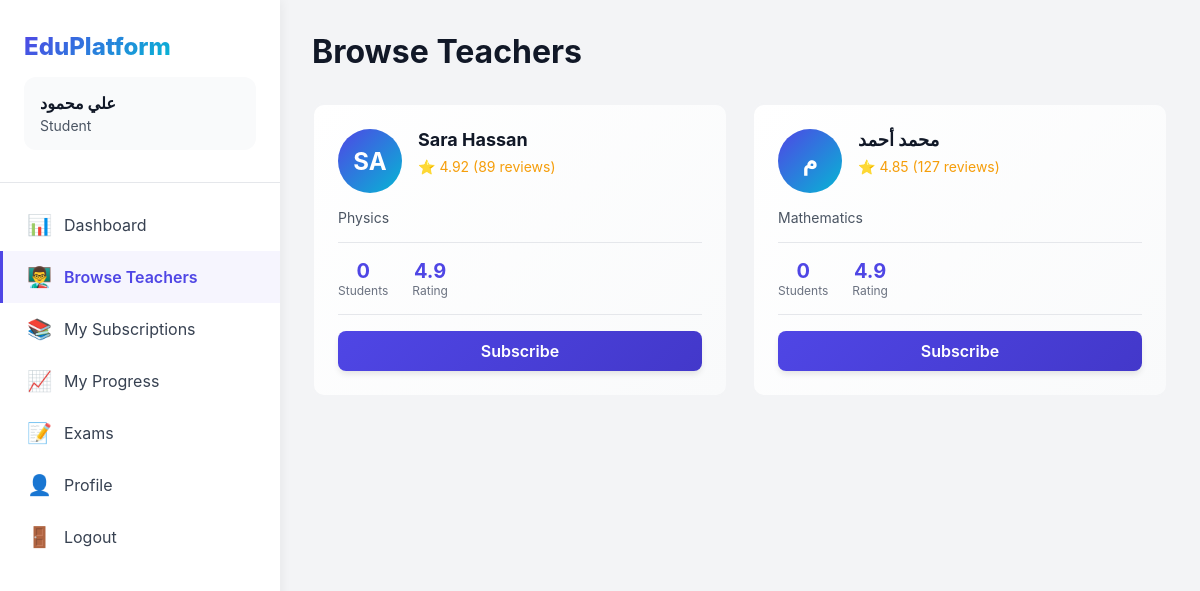
Screenshot of /student.php?tab=teachers (signed in) with the database file from the repository.
### tables this page shows
CREATE TABLE IF NOT EXISTS `users` (
  `id` INT UNSIGNED AUTO_INCREMENT PRIMARY KEY,
  `role` ENUM('admin', 'teacher', 'student', 'support') NOT NULL DEFAULT 'student',
  `name` VARCHAR(255) NOT NULL,
  `email` VARCHAR(255) UNIQUE,
  `phone` VARCHAR(20) UNIQUE,
  `password_hash` VARCHAR(255) NOT NULL,
  `lang` ENUM('en', 'ar') DEFAULT 'en',
  `year_id` INT UNSIGNED DEFAULT NULL COMMENT 'Academic year for students',
  `stream` ENUM('scientific', 'literary') DEFAULT NULL COMMENT 'Student stream',
  `status` ENUM('active', 'suspended', 'banned') DEFAULT 'active',
  `email_verified` BOOLEAN DEFAULT FALSE,
  `phone_verified` BOOLEAN DEFAULT FALSE,
  `last_login` DATETIME DEFAULT NULL,
  `created_at` DATETIME DEFAULT CURRENT_TIMESTAMP,
  `updated_at` DATETIME DEFAULT CURRENT_TIMESTAMP ON UPDATE CURRENT_TIMESTAMP,
  INDEX `idx_role` (`role`),
  INDEX `idx_status` (`status`),
  INDEX `idx_email` (`email`)
);

### helpers.php (called while the page is built, shortened)
<?php
require_once __DIR__ . '/db.php';
function isLoggedIn() {
    return isset($_SESSION['user_id']) && isset($_SESSION['user_role']);
}
function getCurrentUserId() {
    return $_SESSION['user_id'] ?? null;
}
function getCurrentUser() {
    static $user = null;
    if ($user === null) {
        $user = db()->fetchOne(
            "SELECT id, role, name, email, phone, lang, year_id, stream, status, created_at
             FROM users WHERE id = ?",
            [getCurrentUserId()]
        );
    }
    return $user;
}
function getCurrentLang() {
    return 'en';
}
function t($key, $lang = null) {
    $lang = $lang ?? getCurrentLang();
    $translations = getTranslations();
    if (isset($translations[$key][$lang])) {
        return $translations[$key][$lang];
    }
    return $key;
}
function isRtl() {
    return getCurrentLang() === 'ar';
}
function e($string) {
    return htmlspecialchars($string ?? '', ENT_QUOTES, 'UTF-8');
}

### db.php (called while the page is built, shortened)
<?php
class Database {
    private static $instance = null;
    private $pdo;
    private function __construct() {
        try {
            $dsn = "mysql:host=" . DB_HOST . ";dbname=" . DB_NAME . ";charset=" . DB_CHARSET;
            $options = [
                PDO::ATTR_ERRMODE => PDO::ERRMODE_EXCEPTION,
                PDO::ATTR_DEFAULT_FETCH_MODE => PDO::FETCH_ASSOC,
                PDO::ATTR_EMULATE_PREPARES => false,
                PDO::MYSQL_ATTR_INIT_COMMAND => "SET NAMES " . DB_CHARSET
            ];
            $this->pdo = new PDO($dsn, DB_USER, DB_PASS, $options);
        } catch (PDOException $e) {
            error_log("Database connection failed: " . $e->getMessage());
            die("Database connection error. Please contact support.");
        }
    }
    public static function getInstance() {
        if (self::$instance === null) {
            self::$instance = new self();
        }
        return self::$instance;
    }
    public function query($sql, $params = []) {
        try {
            $stmt = $this->pdo->prepare($sql);
            $stmt->execute($params);
            return $stmt;
        } catch (PDOException $e) {
            $this->logError($sql, $params, $e);
            throw $e;
        }
    }
    public function fetchOne($sql, $params = []) {
        $stmt = $this->query($sql, $params);
        return $stmt->fetch();
    }
    public function fetchAll($sql, $params = []) {
        $stmt = $this->query($sql, $params);
        return $stmt->fetchAll();
    }
}
function db() {
    return Database::getInstance();
}

### student.php (the view, shortened to what this page needs)
<?php
require_once __DIR__ . '/db.php';
require_once __DIR__ . '/helpers.php';
$user = getCurrentUser();
$currentLang = getCurrentLang();
$isRtl = isRtl();
$tab = $_GET['tab'] ?? 'dashboard';
$stats = [
    'subscriptions' => db()->fetchOne("SELECT COUNT(*) as count FROM subscriptions WHERE student_id = ? AND status = 'active'", [$user['id']])['count'],
    'completed_lessons' => db()->fetchOne("SELECT COUNT(*) as count FROM lesson_progress WHERE student_id = ? AND completed = 1", [$user['id']])['count'],
    'exams_taken' => db()->fetchOne("SELECT COUNT(*) as count FROM exam_attempts WHERE student_id = ? AND status = 'submitted'", [$user['id']])['count'],
];
$teachers = db()->fetchAll(
    "SELECT u.id, u.name, tp.bio_en, tp.bio_ar, tp.rating, tp.rating_count, tp.total_students,
            GROUP_CONCAT(DISTINCT s.name_en SEPARATOR ', ') as subjects_en,
            GROUP_CONCAT(DISTINCT s.name_ar SEPARATOR '، ') as subjects_ar,
            (SELECT COUNT(*) FROM subscriptions sub WHERE sub.student_id = ? AND sub.teacher_id = u.id AND sub.status = 'active') as is_subscribed
     FROM users u
     INNER JOIN teacher_profiles tp ON u.id = tp.user_id
     LEFT JOIN teacher_subjects ts ON u.id = ts.teacher_id
     LEFT JOIN subjects s ON ts.subject_id = s.id
     WHERE u.role = 'teacher' AND u.status = 'active' AND tp.approved = 'approved'
     GROUP BY u.id
     ORDER BY tp.rating DESC",
    [$user['id']]
);
$recentLessons = db()->fetchAll(
    "SELECT l.id, l.title_en, l.title_ar, l.video_provider, u.name as teacher_name,
            lp.completed, lp.watched_duration, lp.last_position, lp.updated_at
     FROM lesson_progress lp
     INNER JOIN lessons l ON lp.lesson_id = l.id
     INNER JOIN users u ON l.teacher_id = u.id
     WHERE lp.student_id = ?
     ORDER BY lp.updated_at DESC
     LIMIT 5",
    [$user['id']]
);
?>
<!DOCTYPE html>
<html lang="<?= $currentLang ?>" dir="<?= $isRtl ? 'rtl' : 'ltr' ?>">
<head>
</head>
<body>
    <div class="dashboard">
        <aside class="sidebar">
            <div class="sidebar-header">
                <a href="/student.php" class="sidebar-brand"><?= e(t('app_name')) ?></a>
                <div class="sidebar-user">
                    <div class="sidebar-user-name"><?= e($user['name']) ?></div>
                    <div class="sidebar-user-role"><?= t('student') ?></div>
                </div>
            </div>
            <nav class="sidebar-nav">
                <a href="?tab=dashboard" class="sidebar-nav-item <?= $tab === 'dashboard' ? 'active' : '' ?>">
                    <span class="sidebar-nav-icon">📊</span>
                    <?= t('dashboard') ?>
                </a>
                <a href="?tab=teachers" class="sidebar-nav-item <?= $tab === 'teachers' ? 'active' : '' ?>">
                    <span class="sidebar-nav-icon">👨‍🏫</span>
                    <?= t('browse_teachers') ?>
                </a>
                <a href="?tab=subscriptions" class="sidebar-nav-item <?= $tab === 'subscriptions' ? 'active' : '' ?>">
                    <span class="sidebar-nav-icon">📚</span>
                    <?= t('my_subscriptions') ?>
                </a>
                <a href="?tab=progress" class="sidebar-nav-item <?= $tab === 'progress' ? 'active' : '' ?>">
                    <span class="sidebar-nav-icon">📈</span>
                    <?= t('my_progress') ?>
                </a>
                <a href="?tab=exams" class="sidebar-nav-item <?= $tab === 'exams' ? 'active' : '' ?>">
                    <span class="sidebar-nav-icon">📝</span>
                    <?= t('exams') ?>
                </a>
                <a href="?tab=profile" class="sidebar-nav-item <?= $tab === 'profile' ? 'active' : '' ?>">
                    <span class="sidebar-nav-icon">👤</span>
                    <?= t('profile') ?>
                </a>
                <a href="/auth.php?action=logout" class="sidebar-nav-item">
                    <span class="sidebar-nav-icon">🚪</span>
                    <?= t('logout') ?>
                </a>
            </nav>
        </aside>
        <main class="main-content">
            <?php if ($tab === 'dashboard'): ?>
            <div class="header">
                <h1 class="header-title"><?= $currentLang === 'ar' ? 'مرحباً، ' : 'Welcome, ' ?><?= e($user['name']) ?></h1>
                <div class="header-actions">
                    <a href="?lang=<?= $currentLang === 'en' ? 'ar' : 'en' ?>" class="btn btn-outline">
                        <?= $currentLang === 'en' ? 'العربية' : 'English' ?>
                    </a>
                </div>
            </div>
            <div class="stats-grid">
                <div class="stat-card">
                    <div class="stat-card-header">
                        <div class="stat-card-icon" style="background: rgba(79, 70, 229, 0.1); color: var(--primary);">📚</div>
                    </div>
                    <div class="stat-card-value"><?= $stats['subscriptions'] ?></div>
                    <div class="stat-card-label"><?= $currentLang === 'ar' ? 'اشتراكات نشطة' : 'Active Subscriptions' ?></div>
                </div>
                <div class="stat-card">
                    <div class="stat-card-header">
                        <div class="stat-card-icon" style="background: rgba(16, 185, 129, 0.1); color: var(--success);">✅</div>
                    </div>
                    <div class="stat-card-value"><?= $stats['completed_lessons'] ?></div>
                    <div class="stat-card-label"><?= $currentLang === 'ar' ? 'دروس مكتملة' : 'Completed Lessons' ?></div>
                </div>
                <div class="stat-card">
                    <div class="stat-card-header">
                        <div class="stat-card-icon" style="background: rgba(245, 158, 11, 0.1); color: var(--warning);">📝</div>
                    </div>
                    <div class="stat-card-value"><?= $stats['exams_taken'] ?></div>
                    <div class="stat-card-label"><?= $currentLang === 'ar' ? 'امتحانات مكتملة' : 'Exams Taken' ?></div>
                </div>
            </div>
            <div class="card">
                <div class="card-header">
                    <h2 class="card-title"><?= $currentLang === 'ar' ? 'آخر الدروس' : 'Recent Lessons' ?></h2>
                    <a href="?tab=progress" class="btn btn-outline"><?= $currentLang === 'ar' ? 'عرض الكل' : 'View All' ?></a>
                </div>
                <div class="card-body">
                    <?php if (empty($recentLessons)): ?>
                    <div class="empty-state">
                        <div class="empty-state-icon">📚</div>
                        <div class="empty-state-title"><?= $currentLang === 'ar' ? 'لم تبدأ أي دروس بعد' : 'No lessons started yet' ?></div>
                        <p><?= $currentLang === 'ar' ? 'اشترك في معلم لبدء التعلم' : 'Subscribe to a teacher to start learning' ?></p>
                        <a href="?tab=teachers" class="btn btn-primary" style="margin-top: 1rem;"><?= t('browse_teachers') ?></a>
                    </div>
                    <?php else: ?>
                    <div class="grid">
                        <?php foreach ($recentLessons as $lesson): ?>
                        <div style="padding: 1rem; background: var(--gray-50); border-radius: 0.5rem; display: flex; justify-content: space-between; align-items: center;">
                            <div>
                                <h4 style="color: var(--gray-900); margin-bottom: 0.25rem;"><?= e($currentLang === 'ar' ? $lesson['title_ar'] : $lesson['title_en']) ?></h4>
                                <p style="font-size: 0.875rem; color: var(--gray-600);"><?= e($lesson['teacher_name']) ?> • <?= timeAgo($lesson['updated_at']) ?></p>
                            </div>
                            <?php if ($lesson['completed']): ?>
                            <span class="badge badge-success">✓ <?= $currentLang === 'ar' ? 'مكتمل' : 'Completed' ?></span>
                            <?php else: ?>
                            <a href="/lesson.php?id=<?= $lesson['id'] ?>" class="btn btn-primary"><?= $currentLang === 'ar' ? 'متابعة' : 'Continue' ?></a>
                            <?php endif; ?>
                        </div>
                        <?php endforeach; ?>
                    </div>
                    <?php endif; ?>
                </div>
            </div>
            <?php elseif ($tab === 'teachers'): ?>
            <div class="header">
                <h1 class="header-title"><?= t('browse_teachers') ?></h1>
            </div>
            <div class="grid grid-2">
                <?php foreach ($teachers as $teacher): ?>
                <div class="teacher-card">
                    <div class="teacher-card-header">
                        <div class="teacher-avatar"><?= strtoupper(substr($teacher['name'], 0, 2)) ?></div>
                        <div class="teacher-info">
                            <h3><?= e($teacher['name']) ?></h3>
                            <div class="teacher-rating">
                                ⭐ <?= number_format($teacher['rating'], 2) ?> (<?= $teacher['rating_count'] ?> <?= $currentLang === 'ar' ? 'تقييم' : 'reviews' ?>)
                            </div>
                        </div>
                    </div>
                    <div class="teacher-subjects"><?= e($currentLang === 'ar' ? $teacher['subjects_ar'] : $teacher['subjects_en']) ?></div>
                    <div class="teacher-stats">
                        <div class="teacher-stat">
                            <div class="teacher-stat-value"><?= number_format($teacher['total_students']) ?></div>
                            <div class="teacher-stat-label"><?= $currentLang === 'ar' ? 'طالب' : 'Students' ?></div>
                        </div>
                        <div class="teacher-stat">
                            <div class="teacher-stat-value"><?= number_format($teacher['rating'], 1) ?></div>
                            <div class="teacher-stat-label"><?= $currentLang === 'ar' ? 'التقييم' : 'Rating' ?></div>
                        </div>
                    </div>
                    <?php if ($teacher['is_subscribed']): ?>
                    <span class="badge badge-success" style="width: 100%; text-align: center; display: block; padding: 0.75rem;">
                        ✓ <?= t('subscribed') ?>
                    </span>
                    <?php else: ?>
                    <a href="/pay.php?teacher_id=<?= $teacher['id'] ?>" class="btn btn-primary" style="width: 100%; justify-content: center;">
                        <?= t('subscribe') ?>
                    </a>
                    <?php endif; ?>
                </div>
                <?php endforeach; ?>
            </div>
            <?php endif; ?>
        </main>
    </div>
</body>
</html>

### rows the page displays
users: name "علي محمود"
users: name "SA", name "Sara Hassan", rating "4.92", rating_count "89", subjects_en "Physics", total_students "0", rating "4.9"
users: name "م", name "محمد أحمد", rating "4.85", rating_count "127", subjects_en "Mathematics", total_students "0", rating "4.9"

### other values shown
t('app_name') "EduPlatform"
t('student') "Student"
t('dashboard') "Dashboard"
t('browse_teachers') "Browse Teachers"
t('my_subscriptions') "My Subscriptions"
t('my_progress') "My Progress"
t('exams') "Exams"
t('profile') "Profile"
t('logout') "Logout"
